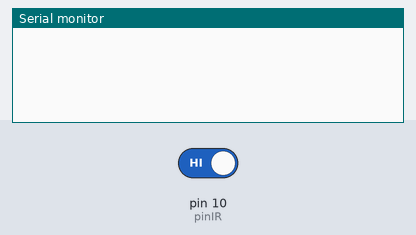
This sketch was run on a simulated Arduino Uno, built with avr-gcc and run on an emulated ATmega328P. Parts: the last lines printed to the serial monitor. Inputs (shaded band) come from the test bench; at power-on: pin 10 (pinIR) HIGH.

Above: at 1.2 s.
1.3 s: pin 10 (pinIR) driven LOW
At 2.2 s:
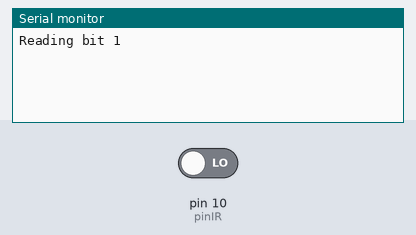
At 3.5 s:
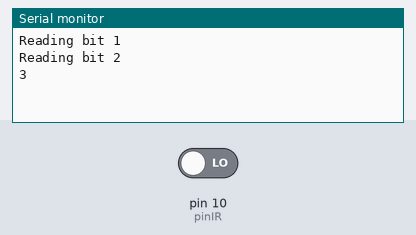

Measured:
- after the input at 1.3 s, the serial monitor: prints a new line after 0.51 s (image 1)

The sketch:

TestIR.ino
```cpp
const int pinIR = 10;
const int deltaTime = 15, timeBetweenReadings = 500;

void setup()
{
  Serial.begin(9600);

  pinMode(pinIR, INPUT);
}

int currentBit = 0;
bool firstBit = false;
bool secondBit = false;

void loop()
{
  IRStuff();

  delay(deltaTime);
}

void IRStuff()
{
  if (!digitalRead(pinIR))
  {
    while (currentBit < 2)
    {
      delay(timeBetweenReadings);
      ReadingBit(!digitalRead(pinIR));
    }

    currentBit = 0;
    Serial.println(firstBit * 2 + secondBit);

    delay(2000);
  }
}

void ReadingBit(bool readState)
{
  currentBit++;

  if (currentBit == 1) firstBit = readState;
  if (currentBit == 2) secondBit = readState;

  Serial.println((String)"Reading bit " + currentBit);
}
```
